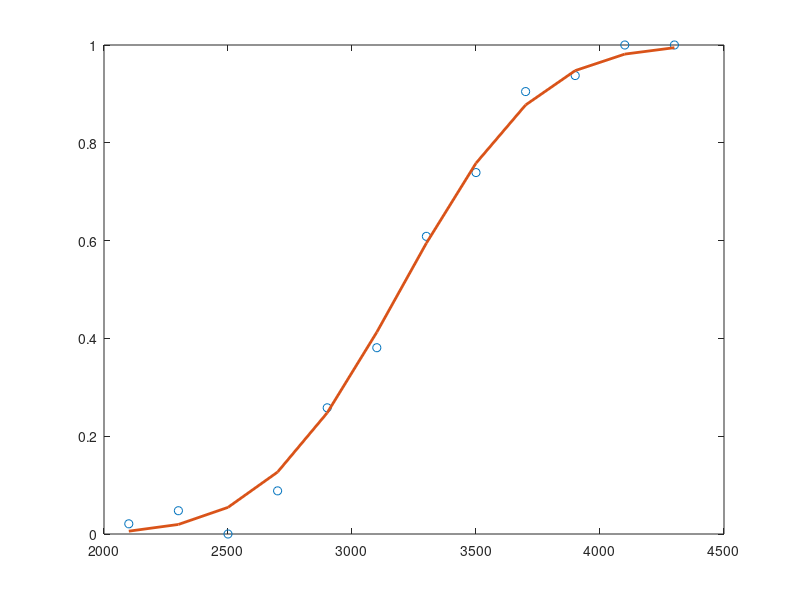

Write MATLAB code to recreate this figure.
x = [2100 2300 2500 2700 2900 3100 ...
     3300 3500 3700 3900 4100 4300]';
n = [48 42 31 34 31 21 23 23 21 16 17 21]';
y = [1 2 0 3 8 8 14 17 19 15 17 21]';

b = glmfit(x,[y n],'binomial','link','probit');

yfit = glmval(b,x,'probit','size',n);
plot(x, y./n,'o',x,yfit./n,'-','LineWidth',2);

